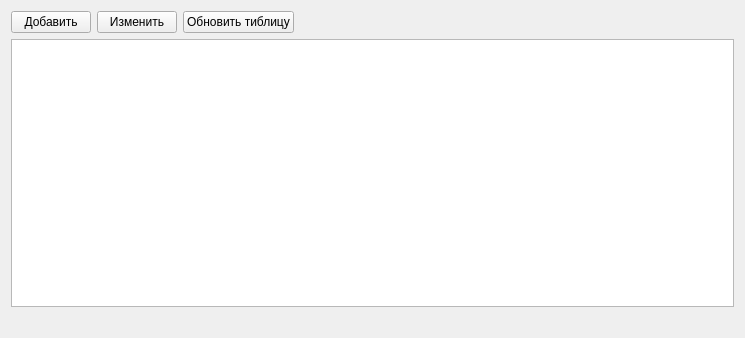
<?xml version="1.0" encoding="UTF-8"?>
<ui version="4.0">
 <class>Form</class>
 <widget class="QWidget" name="Form">
  <property name="geometry">
   <rect>
    <x>0</x>
    <y>0</y>
    <width>745</width>
    <height>338</height>
   </rect>
  </property>
  <property name="windowTitle">
   <string>Form</string>
  </property>
  <layout class="QVBoxLayout" name="verticalLayout_2">
   <item>
    <layout class="QVBoxLayout" name="verticalLayout">
     <item>
      <layout class="QHBoxLayout" name="horizontalLayout">
       <item>
        <widget class="QPushButton" name="pushButton_2">
         <property name="text">
          <string>Добавить</string>
         </property>
        </widget>
       </item>
       <item>
        <widget class="QPushButton" name="pushButton_3">
         <property name="text">
          <string>Изменить</string>
         </property>
        </widget>
       </item>
       <item>
        <widget class="QPushButton" name="pushButton">
         <property name="text">
          <string>Обновить тиблицу</string>
         </property>
        </widget>
       </item>
       <item>
        <spacer name="horizontalSpacer">
         <property name="orientation">
          <enum>Qt::Horizontal</enum>
         </property>
         <property name="sizeHint" stdset="0">
          <size>
           <width>40</width>
           <height>20</height>
          </size>
         </property>
        </spacer>
       </item>
      </layout>
     </item>
     <item>
      <widget class="QTableWidget" name="tableWidget"/>
     </item>
    </layout>
   </item>
   <item>
    <widget class="QLabel" name="statusBar">
     <property name="text">
      <string/>
     </property>
    </widget>
   </item>
  </layout>
 </widget>
 <resources/>
 <connections/>
</ui>
